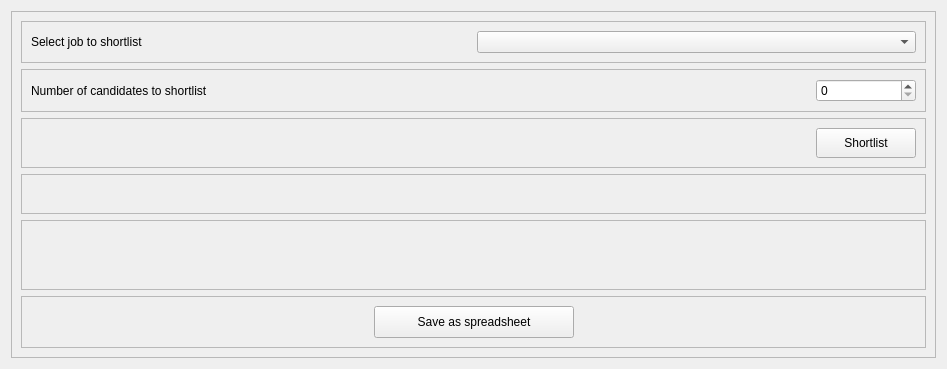
      <widget class="QWidget" name="shortlistCandidates">
       <property name="styleSheet">
        <string notr="true">QLabel {
	font: 11pt &quot;Lucida Sans&quot;;
}</string>
       </property>
       <layout class="QHBoxLayout" name="horizontalLayout_4">
        <item>
         <widget class="QFrame" name="frame_3">
          <property name="frameShape">
           <enum>QFrame::StyledPanel</enum>
          </property>
          <property name="frameShadow">
           <enum>QFrame::Raised</enum>
          </property>
          <layout class="QVBoxLayout" name="verticalLayout_8">
           <item>
            <widget class="QFrame" name="frame_4">
             <property name="maximumSize">
              <size>
               <width>16777215</width>
               <height>50</height>
              </size>
             </property>
             <property name="frameShape">
              <enum>QFrame::StyledPanel</enum>
             </property>
             <property name="frameShadow">
              <enum>QFrame::Raised</enum>
             </property>
             <layout class="QHBoxLayout" name="horizontalLayout_5">
              <item>
               <widget class="QLabel" name="label_17">
                <property name="text">
                 <string>Select job to shortlist</string>
                </property>
               </widget>
              </item>
              <item>
               <widget class="QComboBox" name="comboBox"/>
              </item>
             </layout>
            </widget>
           </item>
           <item>
            <widget class="QFrame" name="frame_2">
             <property name="frameShape">
              <enum>QFrame::StyledPanel</enum>
             </property>
             <property name="frameShadow">
              <enum>QFrame::Raised</enum>
             </property>
             <layout class="QHBoxLayout" name="horizontalLayout_14">
              <item>
               <widget class="QLabel" name="label_29">
                <property name="text">
                 <string>Number of candidates to shortlist</string>
                </property>
               </widget>
              </item>
              <item>
               <widget class="QSpinBox" name="spinBox">
                <property name="maximumSize">
                 <size>
                  <width>100</width>
                  <height>16777215</height>
                 </size>
                </property>
               </widget>
              </item>
             </layout>
            </widget>
           </item>
           <item>
            <widget class="QFrame" name="frame_6">
             <property name="maximumSize">
              <size>
               <width>16777215</width>
               <height>50</height>
              </size>
             </property>
             <property name="frameShape">
              <enum>QFrame::StyledPanel</enum>
             </property>
             <property name="frameShadow">
              <enum>QFrame::Raised</enum>
             </property>
             <layout class="QHBoxLayout" name="horizontalLayout_6">
              <item>
               <spacer name="horizontalSpacer_7">
                <property name="orientation">
                 <enum>Qt::Horizontal</enum>
                </property>
                <property name="sizeHint" stdset="0">
                 <size>
                  <width>726</width>
                  <height>20</height>
                 </size>
                </property>
               </spacer>
              </item>
              <item>
               <widget class="QPushButton" name="ShortlistButton">
                <property name="minimumSize">
                 <size>
                  <width>100</width>
                  <height>30</height>
                 </size>
                </property>
                <property name="text">
                 <string>Shortlist</string>
                </property>
               </widget>
              </item>
             </layout>
            </widget>
           </item>
           <item>
            <widget class="QFrame" name="frame_5">
             <property name="maximumSize">
              <size>
               <width>16777215</width>
               <height>16777215</height>
              </size>
             </property>
             <property name="frameShape">
              <enum>QFrame::StyledPanel</enum>
             </property>
             <property name="frameShadow">
              <enum>QFrame::Raised</enum>
             </property>
             <layout class="QHBoxLayout" name="horizontalLayout_7">
              <item>
               <spacer name="horizontalSpacer_9">
                <property name="orientation">
                 <enum>Qt::Horizontal</enum>
                </property>
                <property name="sizeHint" stdset="0">
                 <size>
                  <width>396</width>
                  <height>20</height>
                 </size>
                </property>
               </spacer>
              </item>
              <item>
               <widget class="QLabel" name="label_18">
                <property name="text">
                 <string/>
                </property>
               </widget>
              </item>
              <item>
               <spacer name="horizontalSpacer_8">
                <property name="orientation">
                 <enum>Qt::Horizontal</enum>
                </property>
                <property name="sizeHint" stdset="0">
                 <size>
                  <width>396</width>
                  <height>20</height>
                 </size>
                </property>
               </spacer>
              </item>
             </layout>
            </widget>
           </item>
           <item>
            <widget class="QScrollArea" name="scrollArea">
             <property name="widgetResizable">
              <bool>true</bool>
             </property>
             <widget class="QWidget" name="scrollAreaWidgetContents">
              <property name="geometry">
               <rect>
                <x>0</x>
                <y>0</y>
                <width>830</width>
                <height>234</height>
               </rect>
              </property>
             </widget>
            </widget>
           </item>
           <item>
            <widget class="QFrame" name="frame_12">
             <property name="frameShape">
              <enum>QFrame::StyledPanel</enum>
             </property>
             <property name="frameShadow">
              <enum>QFrame::Raised</enum>
             </property>
             <layout class="QHBoxLayout" name="horizontalLayout_15">
              <item>
               <spacer name="horizontalSpacer_16">
                <property name="orientation">
                 <enum>Qt::Horizontal</enum>
                </property>
                <property name="sizeHint" stdset="0">
                 <size>
                  <width>343</width>
                  <height>20</height>
                 </size>
                </property>
               </spacer>
              </item>
              <item>
               <widget class="QPushButton" name="pushButton">
                <property name="minimumSize">
                 <size>
                  <width>200</width>
                  <height>32</height>
                 </size>
                </property>
                <property name="text">
                 <string>Save as spreadsheet</string>
                </property>
               </widget>
              </item>
              <item>
               <spacer name="horizontalSpacer_17">
                <property name="orientation">
                 <enum>Qt::Horizontal</enum>
                </property>
                <property name="sizeHint" stdset="0">
                 <size>
                  <width>342</width>
                  <height>20</height>
                 </size>
                </property>
               </spacer>
              </item>
             </layout>
            </widget>
           </item>
          </layout>
         </widget>
        </item>
       </layout>
      </widget>
